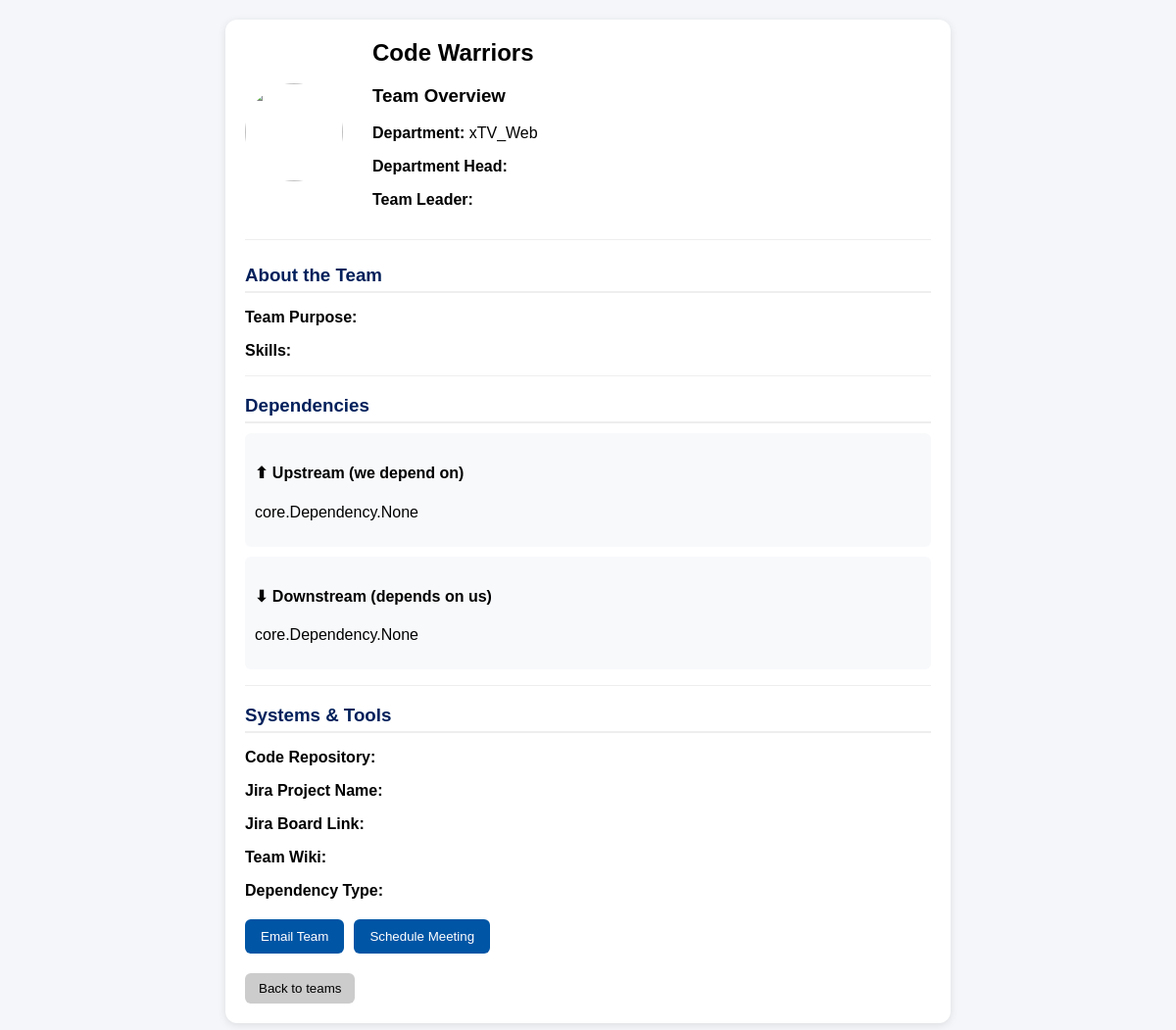
The app's page /teams/team/1/ with its own data.
### core/models.py (models this page shows, shortened)
class Team(models.Model):
    name = models.CharField(max_length=100)
    mission = models.TextField()
    responsibilities = models.TextField()
    department = models.ForeignKey(Department, on_delete=models.CASCADE, related_name='teams')
    manager = models.ForeignKey(User, on_delete=models.SET_NULL, null=True, blank=True, related_name='managed_teams')
    created_at = models.DateTimeField(auto_now_add=True)

class Department(models.Model):
    name = models.CharField(max_length=100)
    specialisation = models.CharField(max_length=200)
    leader = models.ForeignKey(User, on_delete=models.SET_NULL, null=True, blank=True, related_name='led_departments')
    def __str__(self):
        return self.name

### teams/views.py (the view)
# urls.py: path('team/<int:id>/', views.team_detail,name = 'team_detail'),
def team_detail(request, id):
    team = get_object_or_404(Team, id=id)
    return render(request, "teams/team_detail.html", {"team": team})

### teams/templates/teams/team_detail.html (shortened to what this page needs)
{% extends 'teams/base.html' %} {% load static %} {% block content %}
<div class="team-detail-card">
  <div class="detail-header">
    <img src="{% static 'images/icon.webp' %}" class="avatar-img" />
    <div>
      <h2>{{ team.name }}</h2>
      <h3>Team Overview</h3>
      <p><b>Department:</b> {{ team.department }}</p>
      <p><b>Department Head:</b> {{ team.department_head}}</p>
      <p><b>Team Leader:</b> {{ team.team_leader }}</p>
    </div>
  </div>
  <hr />
  <div class="detail-section">
    <h3>About the Team</h3>
    <p><b>Team Purpose:</b> {{team.development_focus_area}}</p>
    <p><b>Skills:</b> {{team.key_skills_technologies}}</p>
    <hr />
    <h3>Dependencies</h3>
<div class="dep-box">
  <h4>⬆ Upstream (we depend on)</h4>
  <p>{{ team.upstream_dependencies }}</p>
</div>
<div class="dep-box">
  <h4>⬇ Downstream (depends on us)</h4>
  <p>{{ team.downstream_dependencies }}</p>
</div>
    <hr />
    <h3>Systems & Tools</h3>
    <p><b>Code Repository:</b> {{team.code_repository}}</p>
    <p><b>Jira Project Name:</b> {{team.jira_project_name}}</p>
    <p><b>Jira Board Link:</b> {{team.jira_board_link}}</p>
    <p><b>Team Wiki:</b> {{team.team_wiki}}</p>
    <p><b>Dependency Type:</b> {{team.dependency_type}}</p>
  </div>
  <div class="detail-actions">
    <a href="mailto:{{ team.email }}">
      <button>Email Team</button>
    </a>
    <a href="https://calendar.google.com">
      <button>Schedule Meeting</button>
    </a>
  </div>
  <div class="detail-footer">
    <a href="/">
      <button>Back to teams</button>
    </a>
  </div>
</div>
{% endblock %}

### teams/templates/teams/base.html (style rules this page uses)
body { font-family: Arial; margin: 0; background: #f4f6f9; }
.avatar-img { width: 100px; height: 100px; border-radius: 50%; margin-right: 15px; }
.team-detail-card { background: white; padding: 20px; border-radius: 12px; max-width: 700px; margin: auto; box-shadow: 0 2px 8px rgba(0, 0, 0, 0.1); }
.detail-header { display: flex; gap: 15px; align-items: center; }
.detail-header h2 { margin: 0; }
.detail-section { margin-top: 20px; }
.detail-section h3 { margin-bottom: 8px; }
.detail-actions { margin-top: 20px; display: flex; gap: 10px; }
.detail-actions button { background: #0055a5; color: white; border: none; padding: 10px 16px; border-radius: 6px; cursor: pointer; }
.detail-footer { margin-top: 20px; }
.detail-footer button { background: #ccc; border: none; padding: 8px 14px; border-radius: 6px; cursor: pointer; }
hr { border: none; height: 1px; background: #eee; margin: 15px 0; }
button { background: #0055a5; transition: all 0.2s ease; }
.detail-section { margin-top: 25px; }
.detail-section h3 { margin-bottom: 10px; color: #00205b; }
.dep-box { background: #f8f9fb; padding: 10px; border-radius: 6px; margin-bottom: 10px; }
.detail-section h3 { border-bottom: 2px solid #eee; padding-bottom: 5px; }

### records on screen
Team: name "Code Warriors", department "xTV_Web", upstream_dependencies "core.Dependency.None", downstream_dependencies "core.Dependency.None"
